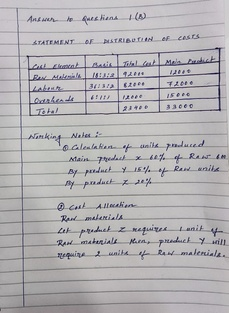
#> input picture data/raw images/01 table image with margin 1.jpeg, 229 x 313 px, shrunk from 965 x 1316 before the run, found by its file name
$ python detect_line_color.py
#> lines starting #> are read from the running program, lines starting #| are printed output that depends on the picture; after the words box and inside, x2 and y2 are one past the last pixel; in counts of white or black regions, pixels touching at a corner belong together
#> further down, original_image is the input picture: PIL image 229x313 RGB; mean R, G, B 179.5, 177.3, 180.1
### services/remove_horizontal_lines.py
import cv2
import numpy as np
from PIL import Image


def remove_horizontal_lines(pil_image: Image.Image, preserve_color: str) -> Image.Image:
    """
    Removes horizontal lines from the image and returns a PIL Image object.

    Parameters
    ----------
    pil_image : PIL.Image.Image
        Input PIL Image object
    preserve_color : str
        Color to preserve in the image. Options are "blue", "red", "black", or "green".

    Returns
    -------
    pil_image : PIL.Image.Image
        Image after removing horizontal lines.
    """
    # Convert PIL Image to OpenCV format (numpy array)
    img = cv2.cvtColor(np.array(pil_image), cv2.COLOR_RGB2BGR)

    # Convert the image to HSV color space
    hsv = cv2.cvtColor(img, cv2.COLOR_BGR2HSV)

    # Define color ranges in HSV
    color_ranges = {
        "blue": (np.array([90, 30, 30]), np.array([140, 255, 255])),
        "green": (np.array([35, 30, 30]), np.array([85, 255, 255])),
        "black": (np.array([0, 0, 0]), np.array([180, 255, 30])),
        "red1": (np.array([0, 30, 30]), np.array([10, 255, 255])),
        "red2": (np.array([170, 30, 30]), np.array([180, 255, 255])),
    }

    if preserve_color not in color_ranges:
        raise ValueError("Invalid color. Choose 'blue', 'green', 'black', or 'red'.")

    # Create a mask to isolate the specified color
    if preserve_color == "red":
        mask1 = cv2.inRange(hsv, color_ranges["red1"][0], color_ranges["red1"][1])
        mask2 = cv2.inRange(hsv, color_ranges["red2"][0], color_ranges["red2"][1])
        mask = cv2.bitwise_or(mask1, mask2)
    else:
        lower_color, upper_color = color_ranges[preserve_color]
        mask = cv2.inRange(hsv, lower_color, upper_color)

    # Dilate the mask to include nearby pixels
    kernel = np.ones((3, 3), np.uint8)
    mask = cv2.dilate(mask, kernel, iterations=1)

    # Create a white background
    white_bg = np.ones_like(img) * 255

    # Put the preserved color on the white background
    result = white_bg.copy()
    result[mask > 0] = img[mask > 0]

    # Enhance the preserved color
    for i in range(3):  # for each color channel
        channel = result[:, :, i]
        channel[mask > 0] = np.clip(channel[mask > 0] * 1.2, 0, 255)
        result[:, :, i] = channel

    # Convert from BGR to RGB
    result_rgb = cv2.cvtColor(result, cv2.COLOR_BGR2RGB)

    convert_to_pil_image = Image.fromarray(result_rgb)
    return convert_to_pil_image

### services/detect_line_color.py
from collections import Counter

import cv2
import numpy as np
from PIL import Image
from sklearn.cluster import KMeans

from services.remove_horizontal_lines import remove_horizontal_lines


def detect_line_color(image_pil, n_clusters=3):
    # Convert PIL image to OpenCV format
#> called with n_clusters = 3
    image_cv = cv2.cvtColor(np.array(image_pil), cv2.COLOR_RGB2BGR)

    # Convert to grayscale to detect lines
    gray_image = cv2.cvtColor(image_cv, cv2.COLOR_BGR2GRAY)

    # Use edge detection to detect horizontal lines
    edges = cv2.Canny(gray_image, 50, 150, apertureSize=3)
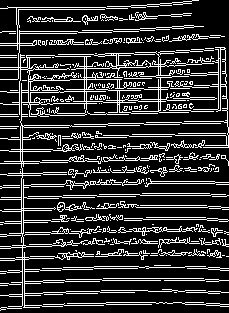
#> edges: shape (313, 229); 19.1% white in thin lines or dots

    # Find contours which can represent the lines
    contours, _ = cv2.findContours(edges, cv2.RETR_EXTERNAL, cv2.CHAIN_APPROX_SIMPLE)
#> contours = 255 contours, 220 with area under 20; largest, box (x1, y1, x2, y2) and area: (0, 6, 214, 308) 6173, (132, 47, 229, 148) 321, (145, 178, 229, 187) 131, (129, 226, 198, 236) 116, (57, 202, 82, 212) 92

    # Extract the line pixels from the original image
    line_pixels = []
    for contour in contours:
        for point in contour:
            x, y = point[0]
            line_pixels.append(image_cv[y, x])
#> this loop made 255 passes
#> contour on passes 4, 5, 8: [[44, 294], [62, 294]], [[174, 292], [176, 292]], [[0, 285], [7, 285]]
#> after the loop, line_pixels = 5141 items, first 6: [136, 135, 137], [103, 102, 104], [166, 165, 167], [91, 90, 94], [166, 165, 167], [157, 156, 160]

    # If no line pixels detected, return None
    if not line_pixels:
        return None

    # Cluster colors using KMeans to find dominant colors in the lines
    kmeans = KMeans(n_clusters=n_clusters, random_state=0)
    kmeans.fit(line_pixels)
    colors = kmeans.cluster_centers_.astype(int)

    # Count frequency of each color
    counts = Counter(kmeans.labels_)

    # Identify the most frequent color (dominant)
    dominant_color = colors[np.argmax(list(counts.values()))]

    # Convert BGR to RGB
    dominant_color_rgb = dominant_color[::-1]

    # Convert RGB to Hex
    hex_color = "#{:02x}{:02x}{:02x}".format(*dominant_color_rgb)

    return hex_color


# [78 lines left out: function detect_handwritten_text_color, not called in this run]


if __name__ == "__main__":
    image_path: list[str] = [
        "data/raw images/01 table image with margin 1.jpeg",
        "data/test images/test image 1.jpeg",
        "data/test images/test image 2 .jpeg",
    ]
    # Load Image
    original_image: Image.Image = Image.open(image_path[0])

    original_image.show()
    original_image = Image.open(image_path[0])
    original_image.show()

    detected_color_name = detect_line_color(image_pil=original_image, n_clusters=3)
#> detected_color_name = '#bfbdc3'
    print(f"Detected line color: {detected_color_name}")
#| Detected line color: #bfbdc3
    modified_image = remove_horizontal_lines(
        pil_image=original_image, preserve_color=detected_color_name
    )
#> in remove_horizontal_lines, `hsv = cv2.cvtColor(img, cv2.COLOR_BGR2HSV)`: hsv: shape (313, 229, 3); mean H, S, V 108.8, 7.9, 181.6
#> (the run stopped early here; a loop or call above may not have finished)
